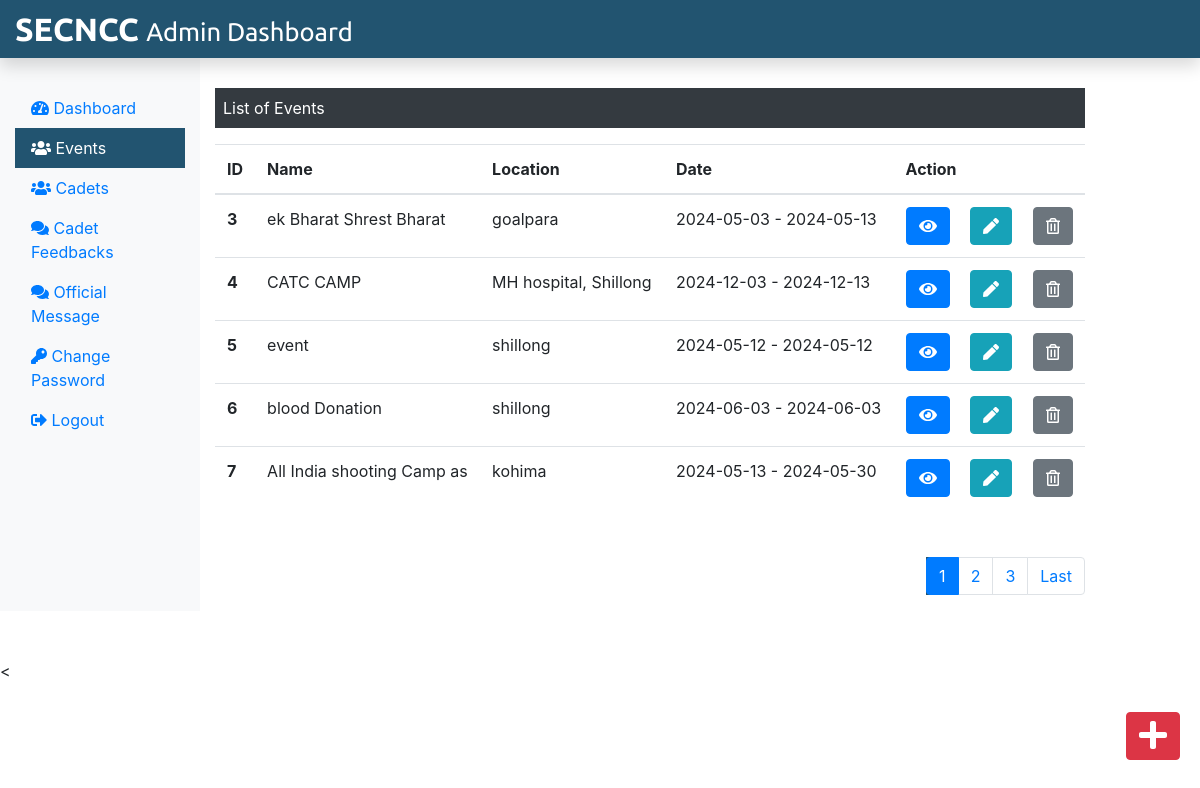
The app's page /admin/events.php (signed in) with its own data.
### tables this page shows
CREATE TABLE `event` (
  `id` int NOT NULL,
  `name` varchar(255) NOT NULL,
  `description` mediumtext NOT NULL,
  `location` varchar(255) NOT NULL,
  `start_date` date NOT NULL,
  `end_date` date NOT NULL,
  `image` varchar(255) NOT NULL,
  `created_at` timestamp NOT NULL DEFAULT CURRENT_TIMESTAMP,
  `updated_at` timestamp NOT NULL DEFAULT CURRENT_TIMESTAMP ON UPDATE CURRENT_TIMESTAMP
);

### admin/events.php (the view, shortened to what this page needs)
<?php
include('./partials/header.php');
include($_SERVER['DOCUMENT_ROOT'] . '/config/db_connection.php');
$records_per_page = 5;
$current_page = isset($_GET['page']) ? (int)$_GET['page'] : 1;
$offset = ($current_page - 1) * $records_per_page;
$sql = "SELECT * FROM event LIMIT ?, ?";
$stmt = $conn->prepare($sql);
$stmt->bind_param("ii", $offset, $records_per_page);
$stmt->execute();
$result = $stmt->get_result();
?>
<div class="col-sm-9 mt-5">
    <p class=" bg-dark text-white p-2">List of Events</p>
    <?php
    if ($result->num_rows > 0) {
        echo '<table class="table">
       <thead>
        <tr>
         <th scope="col">ID</th>
         <th scope="col">Name</th>
         <th scope="col">Location</th>
         <th scope="col">Date</th>
         <th scope="col">Action</th>
        </tr>
       </thead>
       <tbody>';
        while ($row = $result->fetch_assoc()) {
            echo '<tr>';
            echo '<th scope="row">' . $row["id"] . '</th>';
            echo '<td>' . $row["name"] . '</td>';
            echo '<td>' . $row["location"] . '</td>';
            echo '<td>' . $row["start_date"] . ' - ' . $row["end_date"] . '</td>';
            echo '<td>
                <a href="../event_detail.php?id=' . $row["id"] . '" target="_blank" class="btn btn-primary mr-3"><i class="fa fa-eye" aria-hidden="true"></i></a>
                <form action="edit_event.php" method="POST" class="d-inline">
                    <input type="hidden" name="id" value=' . $row["id"] . '><button type="submit" class="btn btn-info mr-3" name="view" value="View"><i class="fas fa-pen"></i></button>
                </form>
          <form action="" method="POST" class="d-inline"><input type="hidden" name="id" value=' . $row["id"] . '><button type="submit" class="btn btn-secondary" name="delete" value="Delete"><i class="far fa-trash-alt"></i></button></form></td>
         </tr>';
        }
        echo '</tbody>
        </table>';
        $sql = "SELECT COUNT(*) AS total_records FROM event";
        $result = $conn->query($sql);
        $row = $result->fetch_assoc();
        $total_records = $row['total_records'];
        $total_pages = ceil($total_records / $records_per_page);
        $range = 2;
        $start = max(1, $current_page - $range);
        $end = min($total_pages, $current_page + $range);
        echo '<nav aria-label="Cadets Page Navigation"><ul class="pagination justify-content-end mt-5">';
        for ($i = $start; $i <= $end; $i++) {
            echo '<li class="page-item ' . ($i == $current_page ? 'active' : '') . '"><a class="page-link" href="?page=' . $i . '">' . $i . '</a></li>';
        }
        if ($current_page < $total_pages && !($end - $current_page < 2)) {
            echo '<li class="page-item"><a class="page-link" href="?page=' . $total_pages . '">Last</a></li>';
        }
        echo '</ul></nav>';
    } else {
        echo "No Event Found";
    }
    ?>
</div>
</div>
<div><a class="btn btn-danger box" href="./add_event.php"><i class="fas fa-plus fa-2x"></i></a></div>
</div>
< <?php
    include('./partials/footer.php');
    ?>

### public/assets/css/adminstyle.css (style rules this page uses)
.active { background-color: #225470; color: #fff; }
.box { position: fixed; bottom: 10px; right: 20px; margin-bottom: 30px; }

### records on screen
event: id "3", name "ek Bharat Shrest Bharat", location "goalpara", start_date "2024-05-03", end_date "2024-05-13"
event: id "4", name "CATC CAMP", location "MH hospital, Shillong", start_date "2024-12-03", end_date "2024-12-13"
event: id "5", name "event", location "shillong", start_date "2024-05-12", end_date "2024-05-12"
event: id "6", name "blood Donation", location "shillong", start_date "2024-06-03", end_date "2024-06-03"
event: id "7", name "All India shooting Camp as", location "kohima", start_date "2024-05-13", end_date "2024-05-30"
